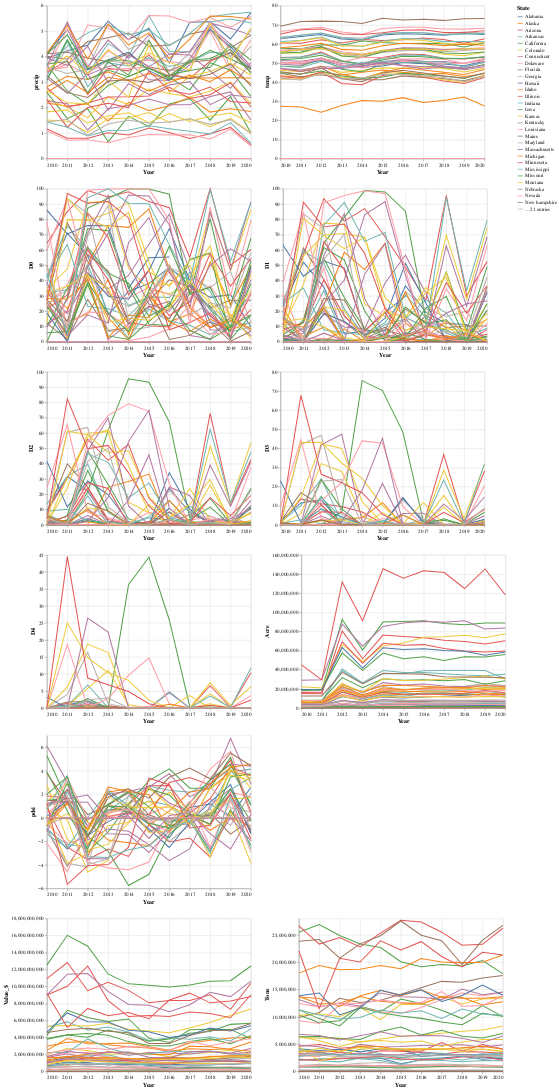

The notebook cell this image was saved under:
### Code cell
# let's see overall crop production by state
crop_year_df = df.groupby(['State', 'Year'])['Acre', 'Value_$', 'Tons'].sum().reset_index()

crop_acre = alt.Chart(crop_year_df).mark_line().encode(
    x=alt.X('Year:T'),
    y=alt.Y('Acre:Q'),
    color=alt.Color('State:N'),
    tooltip=['State', 'Acre']
)

crop_value = alt.Chart(crop_year_df).mark_line().encode(
    x=alt.X('Year:T'),
    y=alt.Y('Value_$:Q'),
    color=alt.Color('State:N'),
    tooltip=['State', 'Acre']
)

crop_weight = alt.Chart(crop_year_df).mark_line().encode(
    x=alt.X('Year:T'),
    y=alt.Y('Tons:Q'),
    color=alt.Color('State:N'),
    tooltip=['State', 'Acre']
)

((precip | temp) & (D0 | D1) & (D2 | D3) & (D4 | crop_acre) & pdsi & (crop_value | crop_weight))

### Figure 1 — Vega-Lite specification as saved in the notebook (floating-point values rounded to 4 significant figures; data arrays with more than 128 entries replaced by an {"elided": "..."} marker saying what was removed)
{"usermeta": {"embedOptions": {"theme": "fivethirtyeight"}}, "config": {"view": {"continuousWidth": 400, "continuousHeight": 300}}, "vconcat": [{"hconcat": [{"mark": "line", "encoding": {"color": {"field": "State", "type": "nominal"}, "tooltip": [{"field": "State", "type": "nominal"}, {"field": "precip", "type": "quantitative"}], "x": {"field": "Year", "type": "temporal"}, "y": {"field": "precip", "type": "quantitative"}}}, {"mark": "line", "encoding": {"color": {"field": "State", "type": "nominal"}, "tooltip": [{"field": "State", "type": "nominal"}, {"field": "temp", "type": "quantitative"}], "x": {"field": "Year", "type": "temporal"}, "y": {"field": "temp", "type": "quantitative"}}}]}, {"hconcat": [{"mark": "line", "encoding": {"color": {"field": "State", "type": "nominal"}, "tooltip": [{"field": "State", "type": "nominal"}, {"field": "D0", "type": "quantitative"}], "x": {"field": "Year", "type": "temporal"}, "y": {"field": "D0", "type": "quantitative"}}}, {"mark": "line", "encoding": {"color": {"field": "State", "type": "nominal"}, "tooltip": [{"field": "State", "type": "nominal"}, {"field": "D1", "type": "quantitative"}], "x": {"field": "Year", "type": "temporal"}, "y": {"field": "D1", "type": "quantitative"}}}]}, {"hconcat": [{"mark": "line", "encoding": {"color": {"field": "State", "type": "nominal"}, "tooltip": [{"field": "State", "type": "nominal"}, {"field": "D2", "type": "quantitative"}], "x": {"field": "Year", "type": "temporal"}, "y": {"field": "D2", "type": "quantitative"}}}, {"mark": "line", "encoding": {"color": {"field": "State", "type": "nominal"}, "tooltip": [{"field": "State", "type": "nominal"}, {"field": "D3", "type": "quantitative"}], "x": {"field": "Year", "type": "temporal"}, "y": {"field": "D3", "type": "quantitative"}}}]}, {"hconcat": [{"data": {"name": "data-129e9707d2319c60f6b2b6e80da47bd9"}, "mark": "line", "encoding": {"color": {"field": "State", "type": "nominal"}, "tooltip": [{"field": "State", "type": "nominal"}, {"field": "D4", "type": "quantitative"}], "x": {"field": "Year", "type": "temporal"}, "y": {"field": "D4", "type": "quantitative"}}}, {"data": {"name": "data-e512dffc595940a833869476a9a5aa4d"}, "mark": "line", "encoding": {"color": {"field": "State", "type": "nominal"}, "tooltip": [{"field": "State", "type": "nominal"}, {"field": "Acre", "type": "quantitative"}], "x": {"field": "Year", "type": "temporal"}, "y": {"field": "Acre", "type": "quantitative"}}}]}, {"mark": "line", "encoding": {"color": {"field": "State", "type": "nominal"}, "tooltip": [{"field": "State", "type": "nominal"}, {"field": "D4", "type": "quantitative"}], "x": {"field": "Year", "type": "temporal"}, "y": {"field": "pdsi", "type": "quantitative"}}}, {"hconcat": [{"mark": "line", "encoding": {"color": {"field": "State", "type": "nominal"}, "tooltip": [{"field": "State", "type": "nominal"}, {"field": "Acre", "type": "quantitative"}], "x": {"field": "Year", "type": "temporal"}, "y": {"field": "Value_$", "type": "quantitative"}}}, {"mark": "line", "encoding": {"color": {"field": "State", "type": "nominal"}, "tooltip": [{"field": "State", "type": "nominal"}, {"field": "Acre", "type": "quantitative"}], "x": {"field": "Year", "type": "temporal"}, "y": {"field": "Tons", "type": "quantitative"}}}], "data": {"name": "data-e512dffc595940a833869476a9a5aa4d"}}], "data": {"name": "data-129e9707d2319c60f6b2b6e80da47bd9"}, "$schema": "https://vega.github.io/schema/vega-lite/v4.17.0.json", "datasets": {"data-129e9707d2319c60f6b2b6e80da47bd9": {"elided": "1663 records"}, "data-e512dffc595940a833869476a9a5aa4d": {"elided": "546 records"}}}
